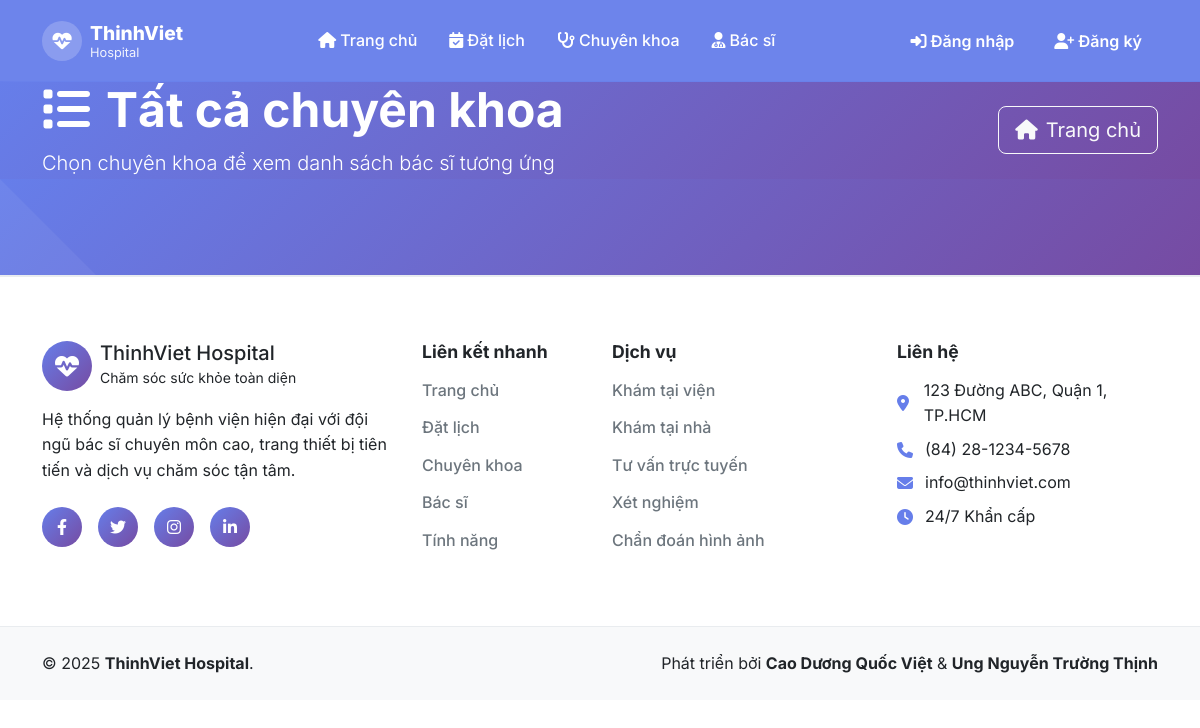
Page /doctors_by_specialty?slug=noi-tong-quat on the earlier database version.
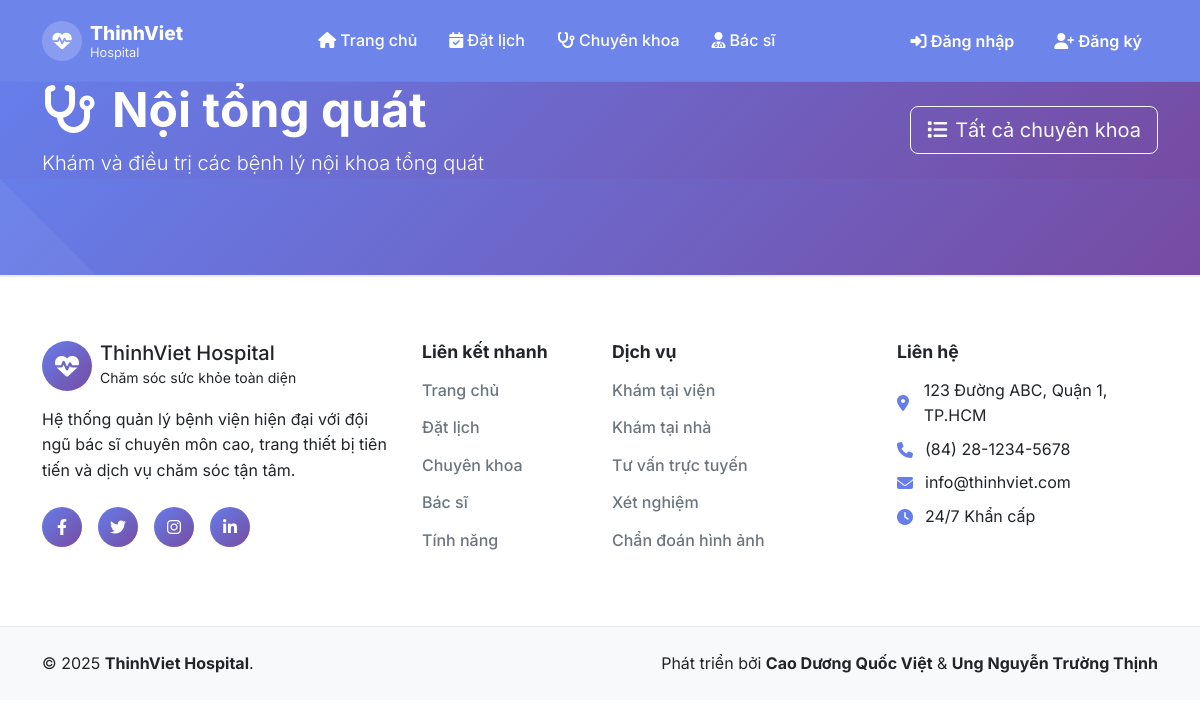
Same page on the later database version.
### tables this page shows
CREATE TABLE `chuyen_khoa` (
  `id` int(11) NOT NULL,
  `ten` varchar(100) NOT NULL,
  `slug` varchar(120) DEFAULT NULL,
  `mo_ta` text DEFAULT NULL,
  `icon` varchar(100) DEFAULT NULL,
  `thu_tu` int(11) DEFAULT 0,
  `trang_thai` enum('active','inactive') DEFAULT 'active',
  `ngay_tao` timestamp NOT NULL DEFAULT current_timestamp(),
  `ngay_cap_nhat` timestamp NOT NULL DEFAULT current_timestamp() ON UPDATE current_timestamp()
);

### config/database.php (called while the page is built, shortened)
<?php
class Database
{
    private $host;
    private $db_name;
    private $username;
    private $password;
    public function __construct()
    {
        $this->host = $_ENV['DB_HOST'] ?? getenv('DB_HOST') ?? 'localhost';
        $this->db_name = $_ENV['DB_NAME'] ?? getenv('DB_NAME') ?? 'hospital_management';
        $this->username = $_ENV['DB_USER'] ?? getenv('DB_USER') ?? 'root';
        $this->password = $_ENV['DB_PASS'] ?? getenv('DB_PASS') ?? '';
    }
    private function loadEnvFile()
    {
        $envFile = __DIR__ . '/../.env';
    }
    public function getConnection()
    {
        $this->conn = null;
        try {
            $this->conn = new PDO("mysql:host=" . $this->host . ";dbname=" . $this->db_name, $this->username, $this->password);
            $this->conn->exec("set names utf8");
            $this->conn->setAttribute(PDO::ATTR_ERRMODE, PDO::ERRMODE_EXCEPTION);
        } catch (PDOException $exception) {
            error_log("Database connection error: " . $exception->getMessage());
            echo "Database connection failed. Please try again later.";
        }
        return $this->conn;
    }
}

### Models/Specialty.php (called while the page is built, shortened)
<?php
require_once 'config/database.php';
class Specialty
{
    private $conn;
    private $table = 'chuyen_khoa';
    public function __construct()
    {
        $db = new Database();
        $this->conn = $db->getConnection();
    }
    public function getBySlug($slug)
    {
        $sql = "SELECT id, ten, slug, mo_ta, icon FROM {$this->table} WHERE slug = :slug";
        $stmt = $this->conn->prepare($sql);
        $stmt->bindParam(':slug', $slug);
        $stmt->execute();
        return $stmt->fetch(PDO::FETCH_ASSOC);
    }
}

### Views/doctor/doctors_by_specialty.php (the view, shortened to what this page needs)
<?php $page_title = 'Bác sĩ - ' . ($specialty['ten'] ?? 'Chuyên khoa');
include 'Views/layouts/header.php'; ?>
<section class="page-header bg-gradient-primary text-white" style="margin-top: 81px;">
    <div class="container">
        <div class="row align-items-center">
            <div class="col-lg-8">
                <h1 class="display-5 fw-bold mb-2"><i
                        class="fas fa-stethoscope me-3"></i><?php echo htmlspecialchars($specialty['ten']); ?></h1>
                <?php if (!empty($specialty['mo_ta'])): ?><p class="lead mb-0">
                    <?php echo htmlspecialchars($specialty['mo_ta']); ?></p><?php endif; ?>
            </div>
            <div class="col-lg-4 text-lg-end">
                <a href="./specialties_all" class="btn btn-outline-light btn-lg"><i class="fas fa-list me-2"></i>Tất cả
                    chuyên khoa</a>
            </div>
        </div>
    </div>
</section>
<section class="doctors-section py-5">
</section>
<?php include 'Views/layouts/footer.php'; ?>

### Views/doctor/specialties_all.php (shortened to what this page needs)
<?php $page_title = 'Tất cả chuyên khoa';
include 'Views/layouts/header.php'; ?>
<section class="page-header bg-gradient-primary text-white" style="margin-top: 81px;">
    <div class="container">
        <div class="row align-items-center">
            <div class="col-lg-8">
                <h1 class="display-5 fw-bold mb-2"><i class="fas fa-list me-3"></i>Tất cả chuyên khoa</h1>
                <p class="lead mb-0">Chọn chuyên khoa để xem danh sách bác sĩ tương ứng</p>
            </div>
            <div class="col-lg-4 text-lg-end">
                <a href="./home" class="btn btn-outline-light btn-lg"><i class="fas fa-home me-2"></i>Trang chủ</a>
            </div>
        </div>
    </div>
</section>
<section class="doctors-section py-5">
</section>
<?php include 'Views/layouts/footer.php'; ?>

Differences in the rows shown:
added chuyen_khoa: ten "Nội tổng quát", mo_ta "Khám và điều trị các bệnh lý nội khoa tổng quát"
Other differences:
text no longer shown: "Chọn chuyên khoa để xem danh sách bác sĩ tương ứng Trang chủ"
